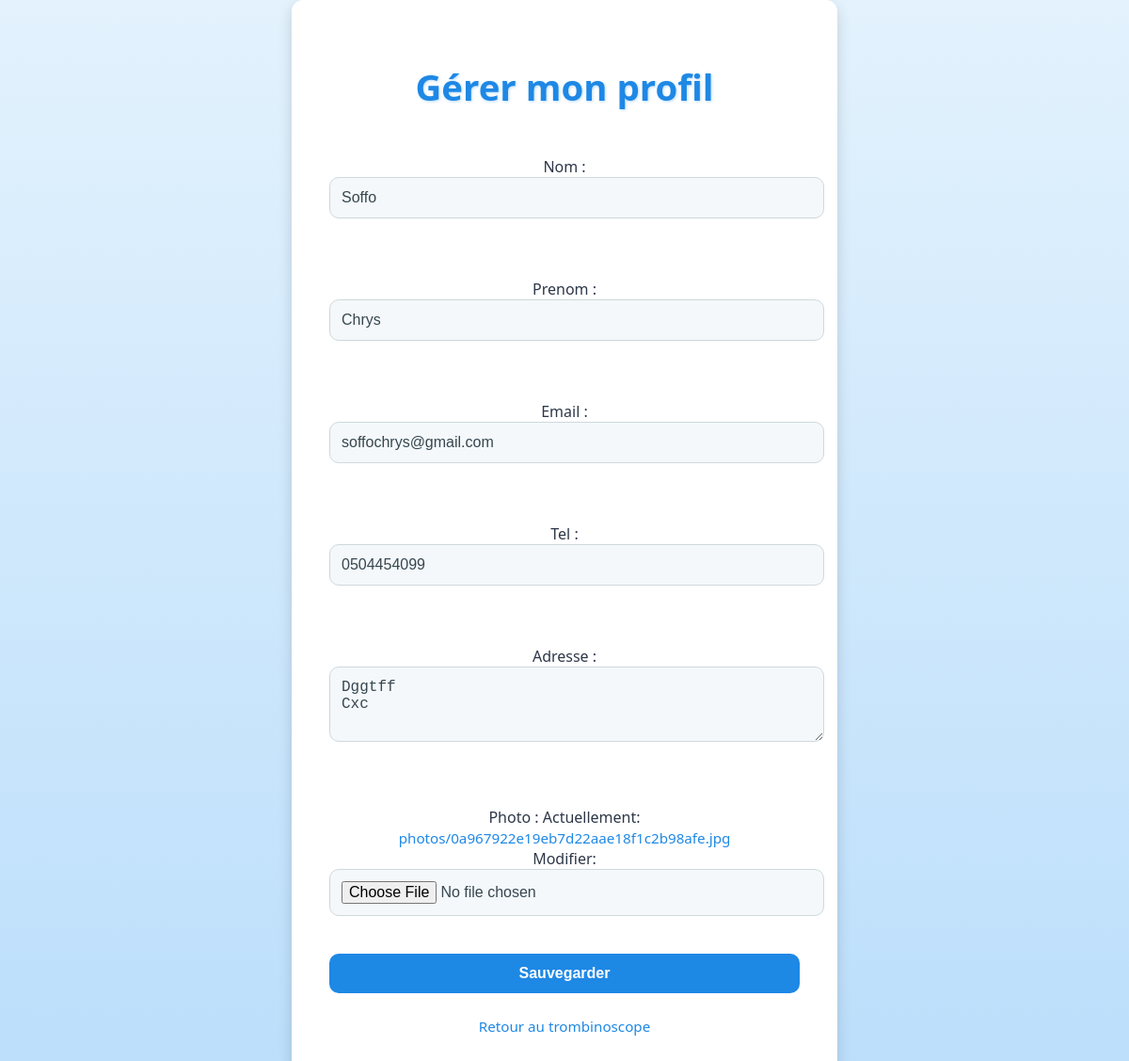
/gerer-profil/ (signed in), run on the app's committed database.
### trombinoscope/models.py (models this page shows, shortened)
class Etudiant(models.Model):
    user = models.OneToOneField(User, on_delete=models.CASCADE)
    nom = models.CharField(max_length=100)
    prenom = models.CharField(max_length=100)
    email = models.EmailField()
    tel = models.CharField(max_length=15)
    adresse = models.TextField()
    photo = models.ImageField(upload_to='photos/')

### trombinoscope/views.py (the view)
# urls.py: path('gerer-profil/', views.gerer_profil, name='gerer_profil'),
@login_required
def gerer_profil(request):
    etudiant, created = Etudiant.objects.get_or_create(user=request.user)
    if request.method == "POST":
        form = EtudiantForm(request.POST, request.FILES, instance=etudiant)
        if form.is_valid():
            form.save()
            return redirect('trombinoscope')  # Redirection vers la page d'accueil
    else:
        form = EtudiantForm(instance=etudiant)
    return render(request, 'gerer_profil.html', {'form': form})

### trombinoscope/forms.py
class EtudiantForm(forms.ModelForm):
    class Meta:
        model = Etudiant
        fields = ['nom', 'prenom', 'email', 'tel', 'adresse', 'photo']
        widgets = {
            'nom': forms.TextInput(attrs={'placeholder': 'Nom'}),
            'prenom': forms.TextInput(attrs={'placeholder': 'Prénom'}),
            'email': forms.EmailInput(attrs={'placeholder': 'Email'}),
            'tel': forms.TextInput(attrs={'placeholder': 'Téléphone'}),
            'adresse': forms.Textarea(attrs={'placeholder': 'Adresse', 'rows': 3}),
        }

### trombinoscope/templates/gerer_profil.html (shortened to what this page needs)
<!DOCTYPE html>
<html lang="fr">
<head>
</head>
<body>
    <div class="container">
        <h1>Gérer mon profil</h1>
        <form method="post" enctype="multipart/form-data">
            {{ form.as_p }}
            <button type="submit">Sauvegarder</button>
        </form>
        <p><a href="{% url 'trombinoscope' %}">Retour au trombinoscope</a></p>
    </div>
</body>
</html>

### trombinoscope/templates/gerer_profil.html (style rules this page uses)
body { font-family: 'Segoe UI', Tahoma, Geneva, Verdana, sans-serif; margin: 0; padding: 0; display: flex; justify-content: center; align-items: center; min-height: 100vh; background: linear-gradient(to bottom, #e3f2fd, #bbdefb); color: #2d3748; animation: backgroundColorChange 5s infinite alternate; }
.container { background: #ffffff; padding: 2.5rem; border-radius: 12px; box-shadow: 0 6px 15px rgba(0, 0, 0, 0.15); text-align: center; width: 100%; max-width: 500px; transition: transform 0.3s ease, box-shadow 0.4s ease; animation: bounceIn 1s ease-out; }
h1 { font-size: 2.4rem; margin-bottom: 1.5rem; color: #1e88e5; font-weight: 700; text-shadow: 1px 1px 3px rgba(30, 136, 229, 0.3); animation: textGlow 1s ease-in-out infinite alternate; }
form { display: flex; flex-direction: column; gap: 1.5rem; }
input, select, textarea { width: 100%; padding: 12px; font-size: 1rem; border: 1px solid #cfd8dc; border-radius: 10px; background-color: #f4f8fb; color: #37474f; transition: border-color 0.3s ease, box-shadow 0.3s ease; }
button { background-color: #1e88e5; color: #fff; border: none; padding: 12px; font-size: 1rem; border-radius: 10px; cursor: pointer; font-weight: 600; transition: background-color 0.3s ease, transform 0.2s ease, box-shadow 0.3s ease; }
a { color: #1e88e5; text-decoration: none; font-size: 0.95rem; font-weight: 500; transition: color 0.3s ease; }
p { margin-top: 1.5rem; font-size: 1rem; }

### data on the page
Etudiant: nom "Soffo", prenom "Chrys", email "soffochrys@gmail.com", tel "0504454099", adresse "Dggtff Cxc"
